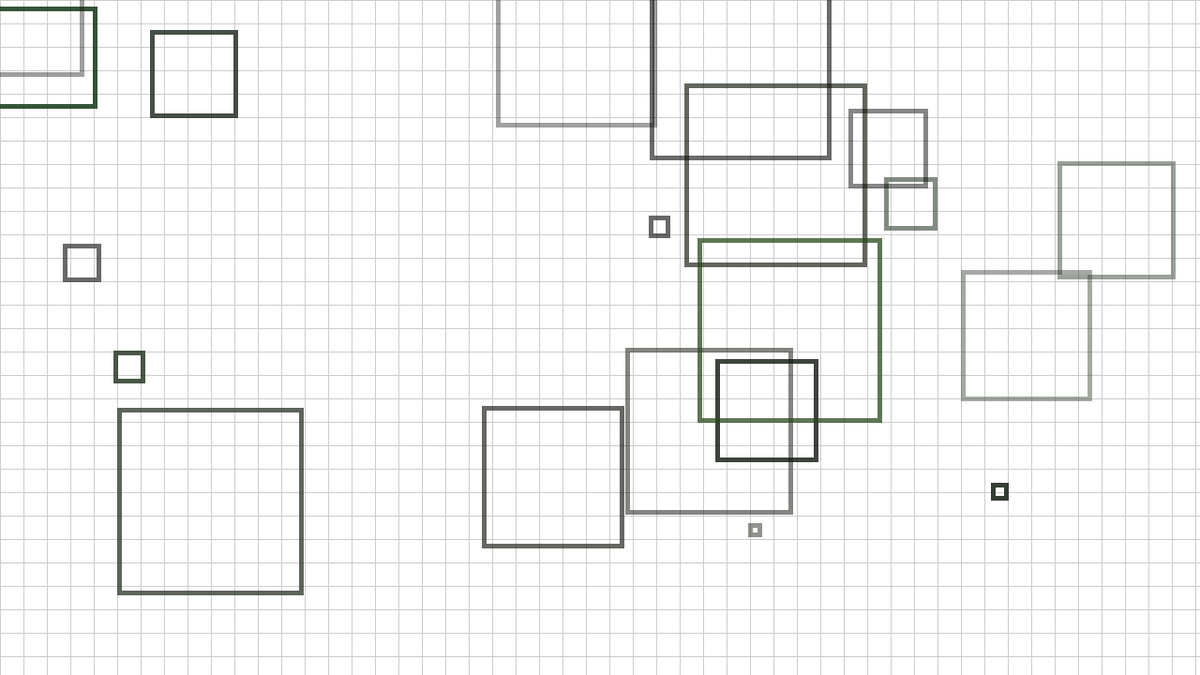
Frame 1 (no input)
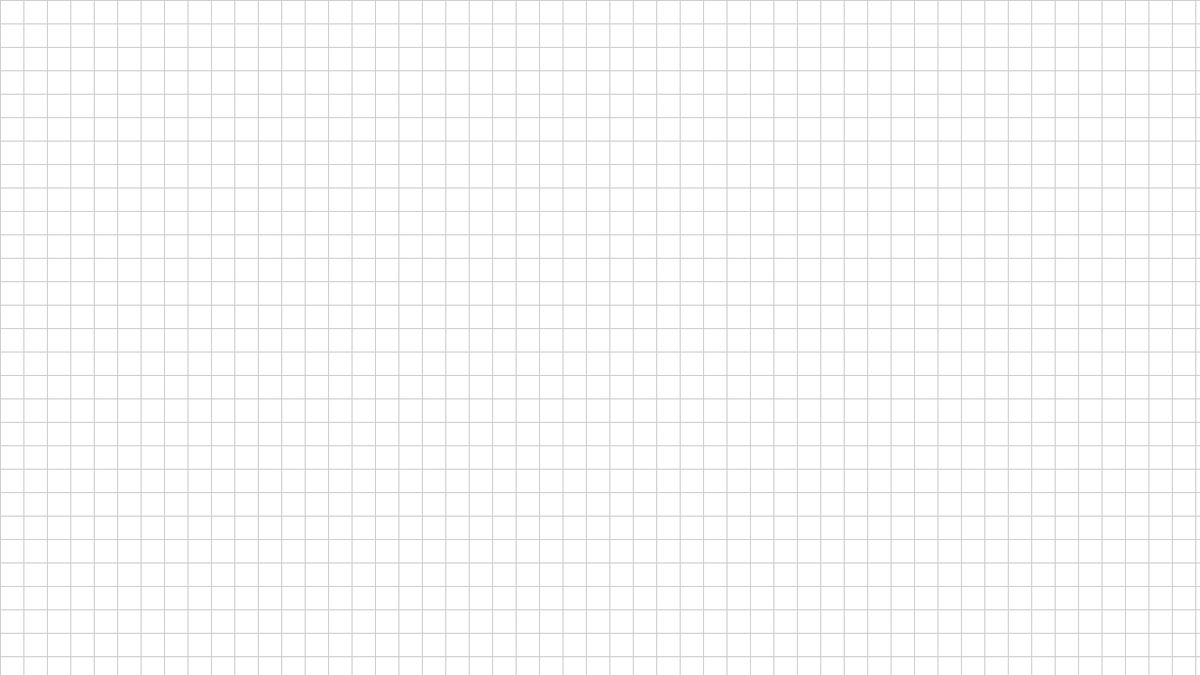
Frame 60 (the mouse pressed at the canvas centre just before this capture)
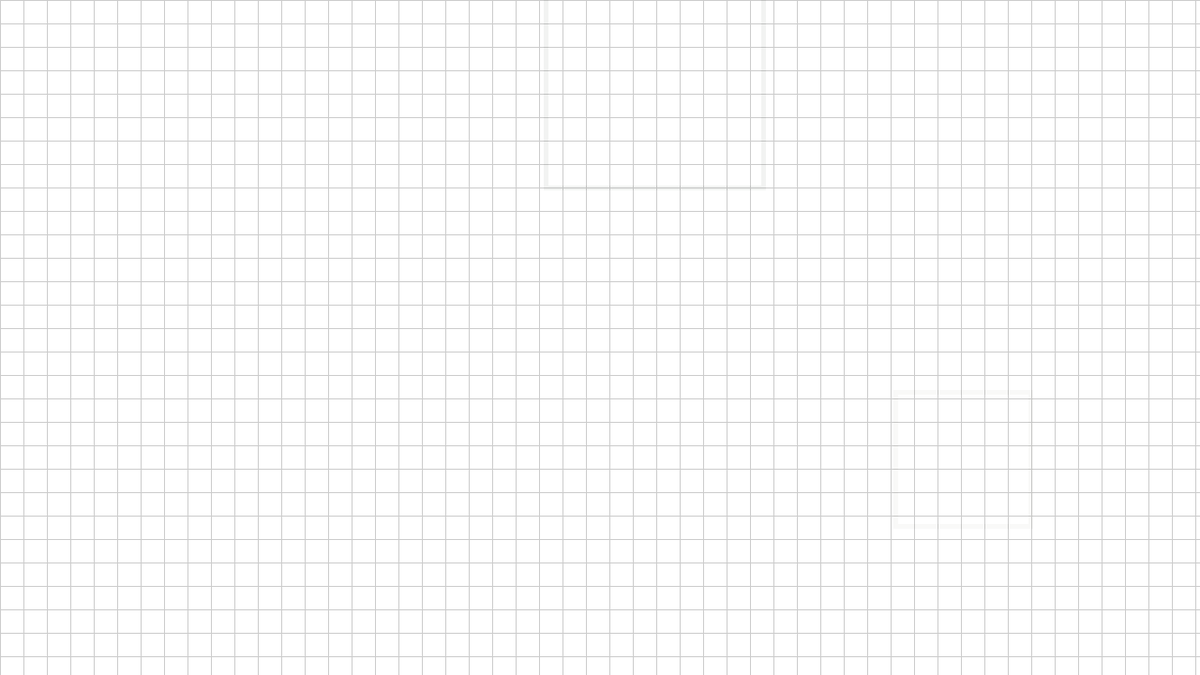
Frame 120 (the mouse held since frame 60 and released just before this capture)

The Processing sketch that drew these frames (run headless with seeded random() and noise(); from frame 60 on, the mouse is pressed at the canvas centre):

// Processing sketch: sketch_09_FadeOuting_Rectangles
// ── sketch_09_FadeOuting_Rectangles.pde
// オブジェクトの数
int num=20;

// xy座標と半径
FloatList posX=new FloatList();
FloatList posY=new FloatList();
FloatList radius=new FloatList();
// HSB用
FloatList hue=new FloatList();
FloatList saturation=new FloatList();
FloatList brightness=new FloatList();
FloatList alpha=new FloatList();

// 様々な色
color bgColor;
color houganColor;



/*
  setup
  ----------------------------------------------------------------------
*/
void setup(){
  size(1280,720);
  //fullScreen();
  colorMode(HSB,360,100,100,255);
  strokeWeight(5);
  frameRate(20);
  rectMode(RADIUS);
  ellipseMode(RADIUS);
  noFill();
  
  // FloatList初期化
  initializeFloatList();
  
  // Color初期化
  bgColor=color(100,0,100,255);
  houganColor=color(100,0,80,255);
}



/*
  draw
  ----------------------------------------------------------------------
*/
void draw(){
  // 変数
  background(bgColor);
  
  // 方眼紙
  pushStyle();
    strokeWeight(1);
    stroke(houganColor);
    for(int i=0; i<width; i+=25){
      line(i,0,i,height);
    }
    for(int j=0; j<height; j+=25){
      line(0,j,width,j);
    }
  popStyle();
  
  // numの数だけ図形を描画
  for(int i=0; i<num; i++){
    // HSB定義
    stroke(hue.get(i),saturation.get(i),brightness.get(i),alpha.get(i));

    // 処理
    rect(posX.get(i),posY.get(i),radius.get(i),radius.get(i)); // 正方形
    //ellipse(posX.get(i),posY.get(i),radius.get(i),radius.get(i)); // 円
  }
  
  // update
  updateFloatList();
  
  // 初期化
  // 色相用FloatListの最小値が255を超えた場合はリセット
  if(alpha.max()<=0){
    initializeFloatList();
  }
  
}



/*
  FloatListの値を更新
  ----------------------------------------------------------------------
*/
void updateFloatList(){
  // 図形の半径と色相を更新
  for(int i=0; i<num; i++){
    radius.add(i,1);
    alpha.sub(i,8);
  }
}



/*
  FloatListをまとめて初期化
  ----------------------------------------------------------------------
*/
void initializeFloatList(){
  // 要素をクリア
  posX.clear();
  posY.clear();
  radius.clear();
  hue.clear();
  saturation.clear();
  brightness.clear();
  alpha.clear();

  // numの数だけFloatListにappend
  for(int i=0; i<num; i++){
    // 変数
    float _tmp1=random(width);
    float _tmp2=random(height);
    float _tmp3=random(100);
    float _tmp4=random(70,135);
    float _tmp5=random(80);
    float _tmp6=random(30);
    float _tmp7=random(100,250);
    
    // 代入
    posX.append(_tmp1);
    posY.append(_tmp2);
    radius.append(_tmp3);
    hue.append(_tmp4);
    saturation.append(_tmp5);
    brightness.append(_tmp6);
    alpha.append(_tmp7);
  }
}

// ── MaryQuant.pde
/*
  Description:
    MaryQuantロゴを描画する
    なおロゴを構成する円の半径は以下の通り。
     ・中心の円(小) … 150px
     ・中心の円(中) … 178px
     ・中心の円(大) … 325px
     ・周囲の円     … 193px
    よって半径の比は30:36:65:39。
  
  Arguments:
    _x ... xPos
    _y ... yPos
    _r ... radius
    _a ... alpha
*/

class MaryQuant{
  /*
    変数定義
  */
  
  PShape mq; // PShapeの親
  PShape e1; // radius1
  PShape e2; // ドーナツ。radius2, radius3
  PShape oe1,oe2,oe3,oe4,oe5; //OuterEllipse. radius4, radius5
  
  // 描画図形の中心座標
  float xPos;
  float yPos;

  // マリクワの各円の半径
  float radius1; // 小さいの円の半径
  float radius2; // 透過する円の半径（透過させたいのでbeginContour-endContourする）
  float radius3; // 大きい円の半径
  float radius4; // 周囲の円の半径
  float radius5; // 周囲の円を配置する座標を求めるための半径

  // マリクワ外周円の個数とxy座標
  int _eNum=5;    // 周囲の円の個数
  float[][] xyPosS=new float[_eNum][2]; //xy座標格納用。xyPosSurround.
  int angle=360/_eNum; // 360度を_eNumで割ると何度になるか

  // 彩度、透明度
  float hue;
  float saturation;
  float brightness;
  float alpha;
 

  /*
    コンストラクタ
  */
  MaryQuant(float _x,float _y,float _r,float _h,float _s,float _b,float _a){
    // 描画のx座標、y座標、Alpha
    xPos=0; // xy座標はtranslateで制御するためコンストラクタでは必ず0を設定する
    yPos=0; // xy座標はtranslateで制御するためコンストラクタでは必ず0を設定する
    hue=_h;
    saturation=_s;
    brightness=_b;
    alpha=_a; // 使っていない要素
    
    // 各円の半径
    // 基準となるradiusを取得
    radius3=_r;
    
    // radius3を基準として代入していく
    radius1=radius3*30/65;
    radius2=radius3*36/65;
    radius4=radius3*39/65;
    radius5=radius3*0.9; //測ってないけど多分0.9くらい。
    
    // 書式定義
    noStroke();
    colorMode(HSB,360,100,100,100);
    color c=color(hue,saturation,brightness,alpha);
    fill(c);
    
    // 親GROUPでcreateShape
    mq=createShape(GROUP);
    
    // 中心円
    ellipseMode(RADIUS);
    e1=createShape(ELLIPSE,xPos,yPos,radius1,radius1);
    
    // ドーナツ部分
    e2=createShape();
      e2.beginShape();
        //radius3の円
        for(int i=0; i<=360; i++){
          float __x=radius3*cos(radians(i));
          float __y=radius3*sin(radians(i));
          e2.vertex(xPos+__x,yPos+__y);
        }
        //radius2の円。透過箇所
        e2.beginContour();
          for(int i=360; i>=0; i--){
            float __x=radius2*cos(radians(i));
            float __y=radius2*sin(radians(i));
            e2.vertex(xPos+__x,yPos+__y);
          }
        e2.endContour();
      e2.endShape();
    
    // 周囲の円
    float ang0=360/5;
    float ang1=radians(-90+ang0*1);
    float ang2=radians(-90+ang0*2);
    float ang3=radians(-90+ang0*3);
    float ang4=radians(-90+ang0*4);
    float ang5=radians(-90+ang0*5);
    float angARC=radians(99);
    oe1=createShape(ARC,xPos+radius5*cos(ang1),yPos+radius5*sin(ang1),radius4,radius4,ang1-angARC,ang1+angARC);
    oe2=createShape(ARC,xPos+radius5*cos(ang2),yPos+radius5*sin(ang2),radius4,radius4,ang2-angARC,ang2+angARC);
    oe3=createShape(ARC,xPos+radius5*cos(ang3),yPos+radius5*sin(ang3),radius4,radius4,ang3-angARC,ang3+angARC);
    oe4=createShape(ARC,xPos+radius5*cos(ang4),yPos+radius5*sin(ang4),radius4,radius4,ang4-angARC,ang4+angARC);
    oe5=createShape(ARC,xPos+radius5*cos(ang5),yPos+radius5*sin(ang5),radius4,radius4,ang5-angARC,ang5+angARC);
    
    /*
      透過円の順番を意識してaddする
    */
    mq.addChild(oe5);
    mq.addChild(oe4);
    mq.addChild(oe3);
    mq.addChild(oe2);
    mq.addChild(oe1);
    mq.addChild(e2);
    mq.addChild(e1);

  }
  
  void display(float _x,float _y,float _r, float _h,float _s,float _b,float _a){
    pushStyle();
      translate(_x,_y);
      scale(_r/radius3);
       e1.setFill(color(_h,_s,_b,_a));
       e2.setFill(color(_h,_s,_b,_a));
      oe1.setFill(color(_h,_s,_b,_a));
      oe2.setFill(color(_h,_s,_b,_a));
      oe3.setFill(color(_h,_s,_b,_a));
      oe4.setFill(color(_h,_s,_b,_a));
      oe5.setFill(color(_h,_s,_b,_a));
      
      //描画
      shape(mq);
    popStyle();
  }

}
